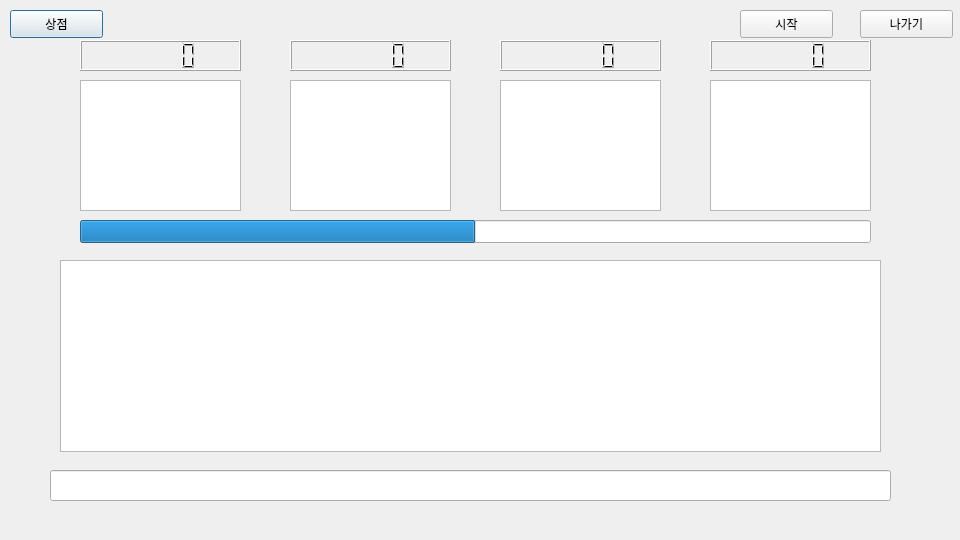
<?xml version="1.0" encoding="UTF-8"?>
<ui version="4.0">
 <class>Dialog</class>
 <widget class="QDialog" name="Dialog">
  <property name="geometry">
   <rect>
    <x>0</x>
    <y>0</y>
    <width>960</width>
    <height>540</height>
   </rect>
  </property>
  <property name="windowTitle">
   <string>Dialog</string>
  </property>
  <widget class="QLineEdit" name="lineEdit">
   <property name="geometry">
    <rect>
     <x>50</x>
     <y>470</y>
     <width>841</width>
     <height>31</height>
    </rect>
   </property>
  </widget>
  <widget class="QPushButton" name="pushButton">
   <property name="geometry">
    <rect>
     <x>10</x>
     <y>10</y>
     <width>93</width>
     <height>28</height>
    </rect>
   </property>
   <property name="text">
    <string>상점</string>
   </property>
  </widget>
  <widget class="QProgressBar" name="progressBar">
   <property name="geometry">
    <rect>
     <x>80</x>
     <y>220</y>
     <width>791</width>
     <height>23</height>
    </rect>
   </property>
   <property name="value">
    <number>50</number>
   </property>
   <property name="textVisible">
    <bool>false</bool>
   </property>
  </widget>
  <widget class="QGraphicsView" name="graphicsView">
   <property name="geometry">
    <rect>
     <x>60</x>
     <y>260</y>
     <width>821</width>
     <height>192</height>
    </rect>
   </property>
  </widget>
  <widget class="QPushButton" name="pushButton_3">
   <property name="geometry">
    <rect>
     <x>740</x>
     <y>10</y>
     <width>93</width>
     <height>28</height>
    </rect>
   </property>
   <property name="text">
    <string>시작</string>
   </property>
  </widget>
  <widget class="QPushButton" name="pushButton_2">
   <property name="geometry">
    <rect>
     <x>860</x>
     <y>10</y>
     <width>93</width>
     <height>28</height>
    </rect>
   </property>
   <property name="text">
    <string>나가기</string>
   </property>
  </widget>
  <widget class="QLCDNumber" name="lcdNumber">
   <property name="geometry">
    <rect>
     <x>80</x>
     <y>40</y>
     <width>161</width>
     <height>31</height>
    </rect>
   </property>
  </widget>
  <widget class="QGraphicsView" name="graphicsView_2">
   <property name="geometry">
    <rect>
     <x>80</x>
     <y>80</y>
     <width>161</width>
     <height>131</height>
    </rect>
   </property>
  </widget>
  <widget class="QGraphicsView" name="graphicsView_3">
   <property name="geometry">
    <rect>
     <x>290</x>
     <y>80</y>
     <width>161</width>
     <height>131</height>
    </rect>
   </property>
  </widget>
  <widget class="QLCDNumber" name="lcdNumber_2">
   <property name="geometry">
    <rect>
     <x>290</x>
     <y>40</y>
     <width>161</width>
     <height>31</height>
    </rect>
   </property>
  </widget>
  <widget class="QLCDNumber" name="lcdNumber_3">
   <property name="geometry">
    <rect>
     <x>710</x>
     <y>40</y>
     <width>161</width>
     <height>31</height>
    </rect>
   </property>
  </widget>
  <widget class="QGraphicsView" name="graphicsView_4">
   <property name="geometry">
    <rect>
     <x>500</x>
     <y>80</y>
     <width>161</width>
     <height>131</height>
    </rect>
   </property>
  </widget>
  <widget class="QGraphicsView" name="graphicsView_5">
   <property name="geometry">
    <rect>
     <x>710</x>
     <y>80</y>
     <width>161</width>
     <height>131</height>
    </rect>
   </property>
  </widget>
  <widget class="QLCDNumber" name="lcdNumber_4">
   <property name="geometry">
    <rect>
     <x>500</x>
     <y>40</y>
     <width>161</width>
     <height>31</height>
    </rect>
   </property>
  </widget>
 </widget>
 <resources/>
 <connections/>
</ui>
